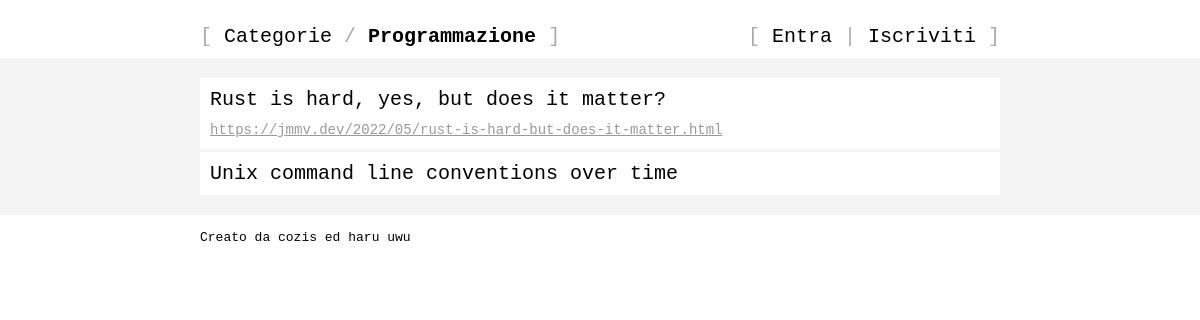
The app's page /boards/prog, older data.
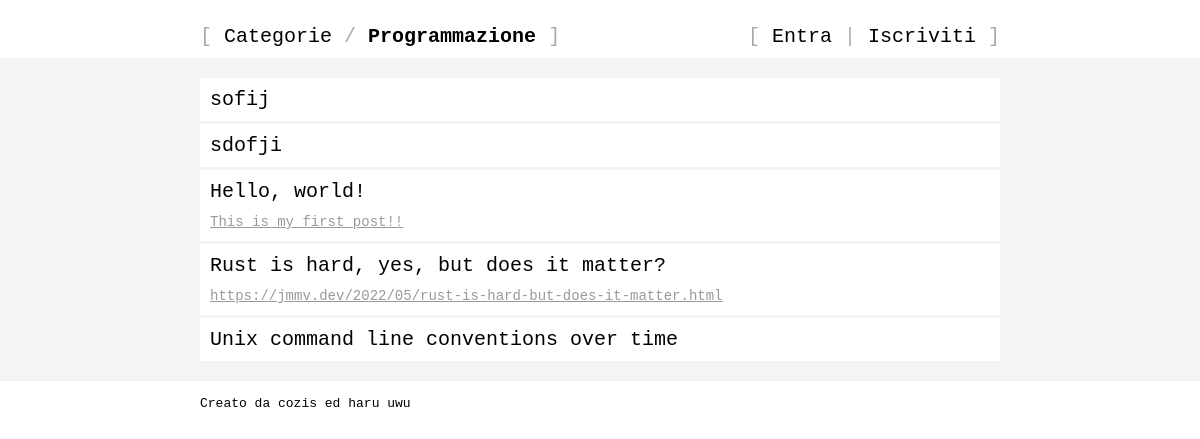
The same page, newer data.
### tables this page shows
CREATE TABLE Board (
    name                        VARCHAR(4) PRIMARY KEY,
    full_name                   VARCHAR(32) UNIQUE,
    description                 VARCHAR(512)
);

CREATE TABLE Post (
    id                          INTEGER PRIMARY KEY AUTOINCREMENT,
    board                       VARCHAR(4) NOT NULL,
    title                       VARCHAR(128) NOT NULL,
    body                        VARCHAR(8192) NOT NULL,
    is_link                     BOOLEAN NOT NULL,
    timestamp                   INTEGER NOT NULL, -- UNIX TIMESTAMP

    FOREIGN KEY(board)
        REFERENCES Board(name)
            ON UPDATE CASCADE
            ON DELETE CASCADE
);

### views.py (the view)
@views.route("/boards/<string:name>", methods=["GET"])
@views.route("/boards/<string:name>/posts", methods=["GET"])
def board(name: str) -> str:
    board = dao.select_board(name)
    utils.abort_if_falsy(board, 404)
    posts = dao.select_posts(board.name, 100)
    return render_template("board.html", board=board, posts=posts, user=current_user)

### common/dao.py (called while the page is built)
def select_board(name: str) -> Board | None:
    query = "SELECT name, full_name, description FROM Board WHERE name = ?"
    rows = db.query_database(query, (name,))
    return None if not rows else Board.from_dict(rows[0])

def select_posts(board: str, limit: int) -> list[Post]:
    query = """SELECT id, board, title, body, is_link, timestamp
               FROM Post
               WHERE board = ?
               ORDER BY id DESC
               LIMIT ?"""
    rows = db.query_database(query, (board, limit))
    return [] if not rows else [Post.from_dict(row) for row in rows]

### common/db.py (called while the page is built)
def dictionarify(cursor: sqlite3.Cursor, row: tuple[Any, ...]) -> DBRow:
    return dict((cursor.description[i][0], value) for i, value in enumerate(row))

def query_database(query: str, args: tuple[Any, ...] = ()) -> list[DBRow]:
    connection = sqlite3.connect(current_app.config.get("DB_PATH"))  # type: ignore
    connection.row_factory = dictionarify
    cursor = connection.cursor()
    cursor.execute(query, args)
    rows = cursor.fetchall()
    cursor.close()
    connection.close()
    return rows

### models.py (called while the page is built)
    @staticmethod
    def from_dict(d: dict[str, str]) -> Any:
        name = d.get("name")
        full_name = d.get("full_name")
        description = d.get("description")
        return Board(name, full_name, description)  # type: ignore

    @staticmethod
    def from_dict(d: dict[str, Any]) -> Any:
        id = d.get("id")
        board = d.get("board")
        title = d.get("title")
        body = d.get("body")
        is_link = d.get("is_link")
        timestamp = d.get("timestamp")
        return Post(id, board, title, body, is_link, timestamp)  # type: ignore

### utils.py (called while the page is built)
def abort_if_falsy(resource: Any | None, status_code: int) -> None:
    if not resource:
        abort(status_code)

### templates/board.html (shortened to what this page needs)
{% extends "base.html" %}
{% block lnav %}
    <a href="/boards">Categorie</a>
    /
    <a href="/boards/{{ board.name }}"><b>{{ board.full_name }}</b></a>
{% endblock %}
{% block rnav %}
    {{super()}}
{% endblock %}
{% block main %}
{% if posts|length > 1 %}
<table>
    {% for post in posts %}
    <tr>
        <td>
        <a class="title" href="/boards/{{board.name}}/posts/{{post.hex_id}}">{{post.title}}</a>
        {% if post.is_link %}
        <br />
        <div class="url-wrapper">
            <a class="url" target="_blank" href="{{post.body}}">{{post.body}}</a>
        </div>
        {% endif %}
        </td>
    </tr>
    {% endfor %}
</table>
{% endif %}
{% endblock %}

### templates/base.html (shortened to what this page needs)
<!DOCTYPE html>
<html lang="it">
    <head>
        <link
            rel="stylesheet"
            type="text/css"
            href="{{ url_for('static', filename='style.css') }}"
        />
    </head>
    <body>
        <header>
            <br />
            <nav>[
{% block lnav %}{% endblock %}
            ]</nav>
            <nav>[
{% block rnav %}
{% if user is defined and user.is_authenticated %}
                <a href="/users/{{user.username}}">{{user.username}}</a>
                |
                <a href="/logout">Esci</a>
{% else %}
                <a href="/login">Entra</a>
                |
                <a href="/signup">Iscriviti</a>
{% endif %}
{% endblock %}
            ]</nav>
        </header>
        <main>
            <div id="main-inner">
{% block main %}{% endblock %}
            </div>
        </main>
        <br />
        <footer>
            Creato da cozis ed haru uwu
        </footer>
    </body>
</html>

### static/style.css (style rules this page uses)
:root { --page-width: 800px; }
body { margin: 0; font-family: monospace; }
header, footer { max-width: var(--page-width); margin: auto; }
header { padding: 10px 0; overflow: auto; }
header nav { float: left; font-size: 20px; color: #aaa; }
header nav:last-child { float: right; }
header nav a { color: black; text-decoration: none; }
main { background: #f4f4f4; padding: 20px 0; }
main { width: 100%; }
#main-inner { margin: auto; width: var(--page-width); }

Row changes from the older to the newer data that the page shows:
added Post: title "sofij"
added Post: title "sdofji"
added Post: title "Hello, world!", body "This is my first post!!"
